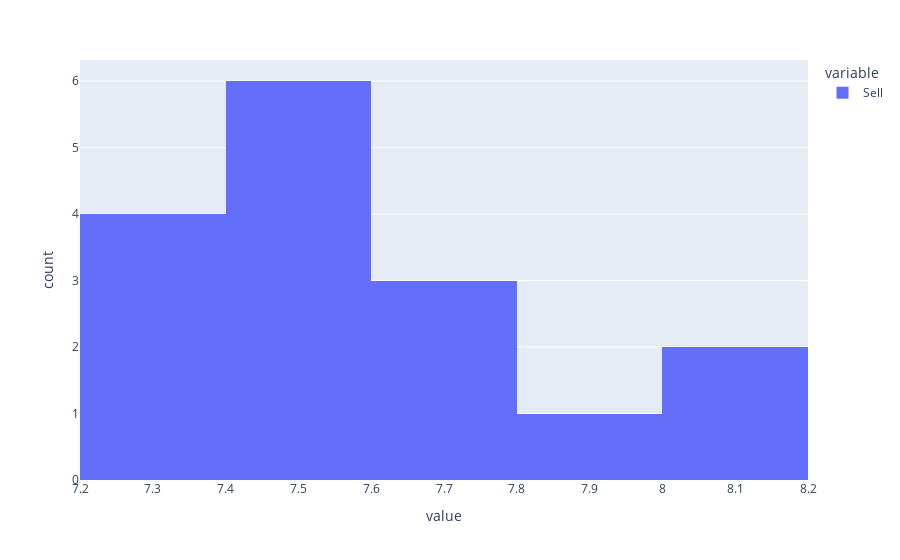

This figure's notebook cell:
### Code cell
px.histogram(df2[currency][transaction])

### Figure 1 — Plotly figure (JSON) as saved in the notebook; plotly's stock layout.template omitted (floating-point values rounded to 4 significant figures)
{"data": [{"alignmentgroup": "True", "bingroup": "x", "hovertemplate": "variable=Sell<br>value=%{x}<br>count=%{y}<extra></extra>", "legendgroup": "Sell", "marker": {"color": "#636efa", "pattern": {"shape": ""}}, "name": "Sell", "offsetgroup": "Sell", "orientation": "v", "showlegend": true, "type": "histogram", "x": [7.5, 7.3, 7.39, 7.7, 7.8, 7.34, 7.7, 7.5, 7.67, 7.2, 7.5, 8.07, 7.4, 8, 7.53, 7.5], "xaxis": "x", "yaxis": "y"}], "layout": {"barmode": "relative", "legend": {"title": {"text": "variable"}, "tracegroupgap": 0}, "margin": {"t": 60}, "xaxis": {"anchor": "y", "domain": [0, 1], "title": {"text": "value"}}, "yaxis": {"anchor": "x", "domain": [0, 1], "title": {"text": "count"}}}}
